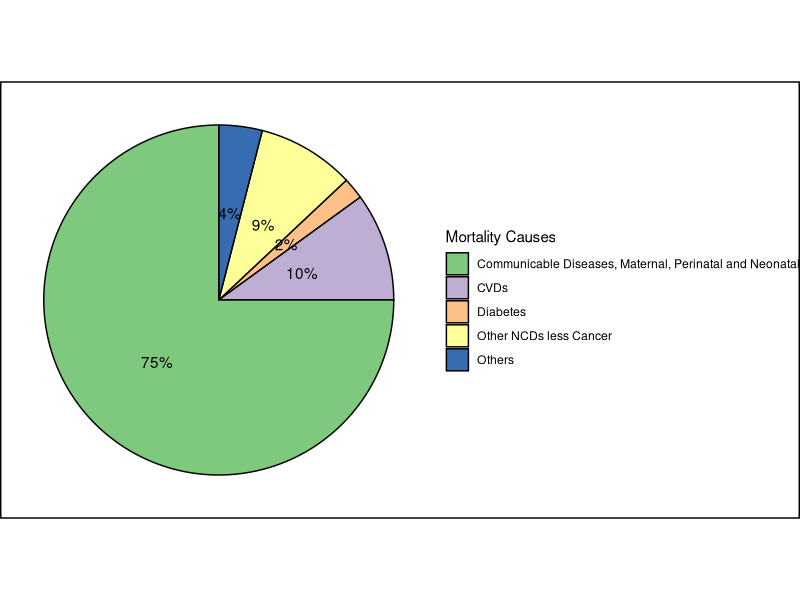
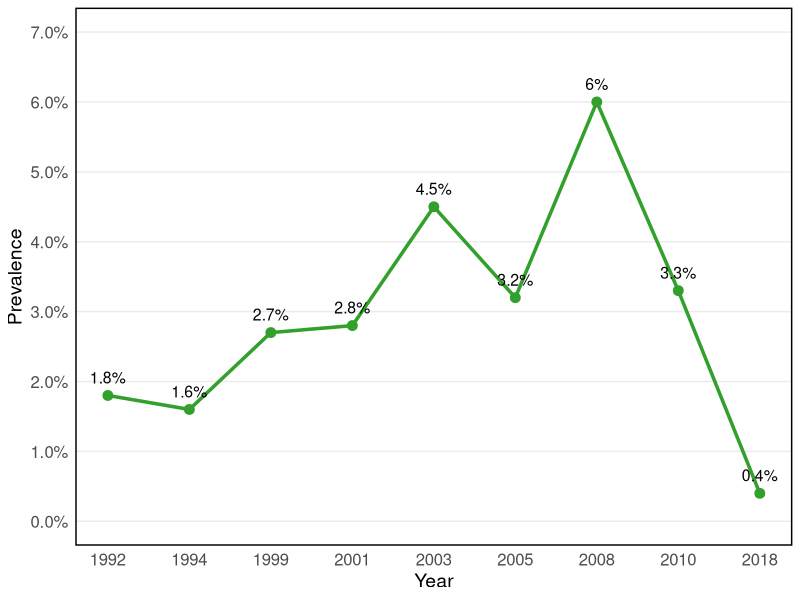
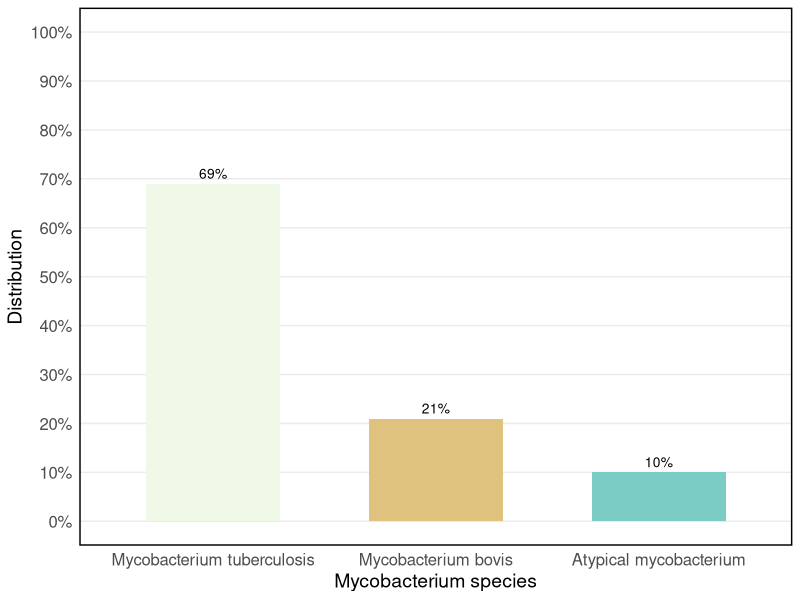
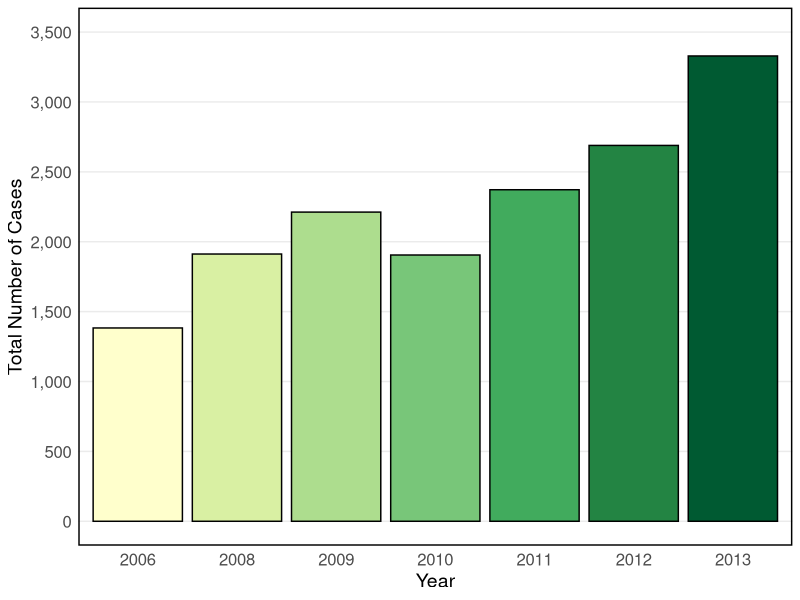
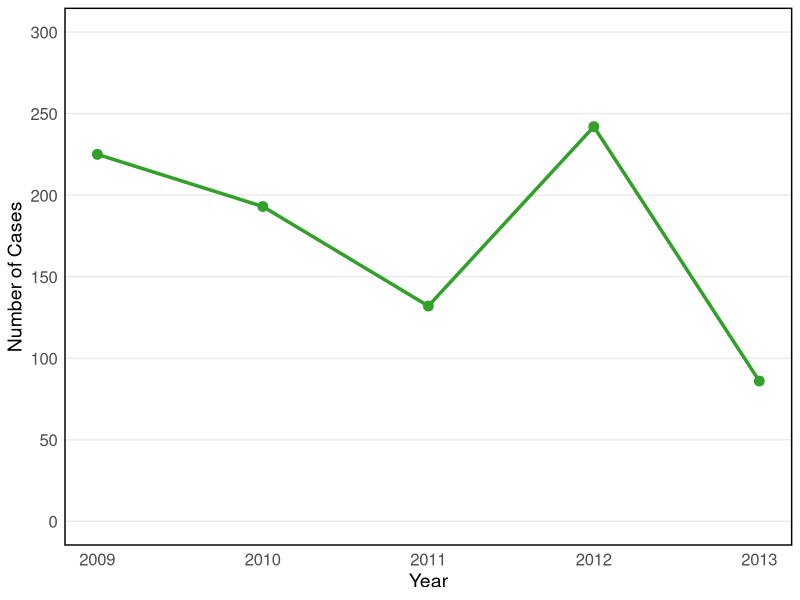
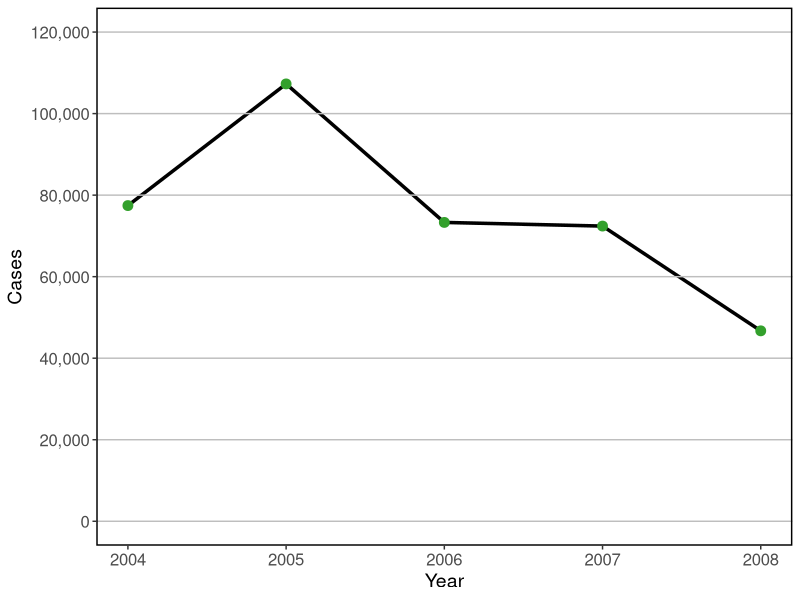
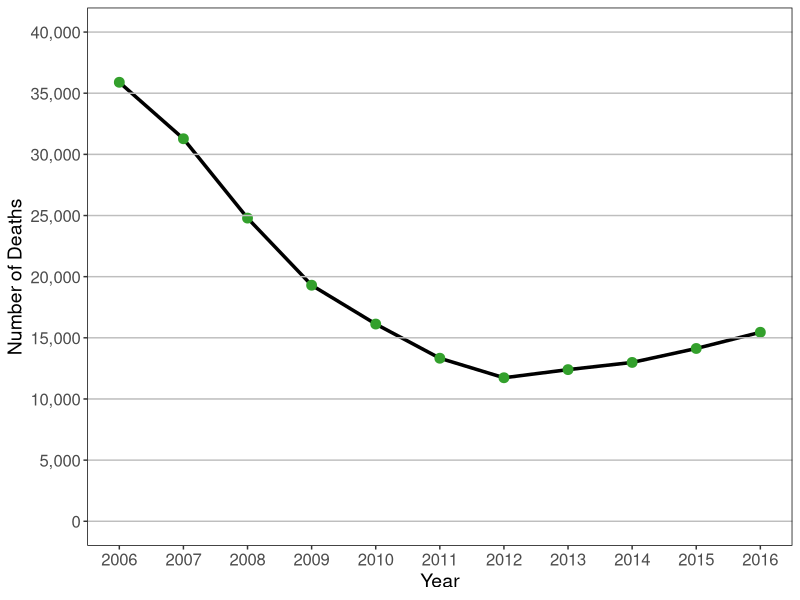
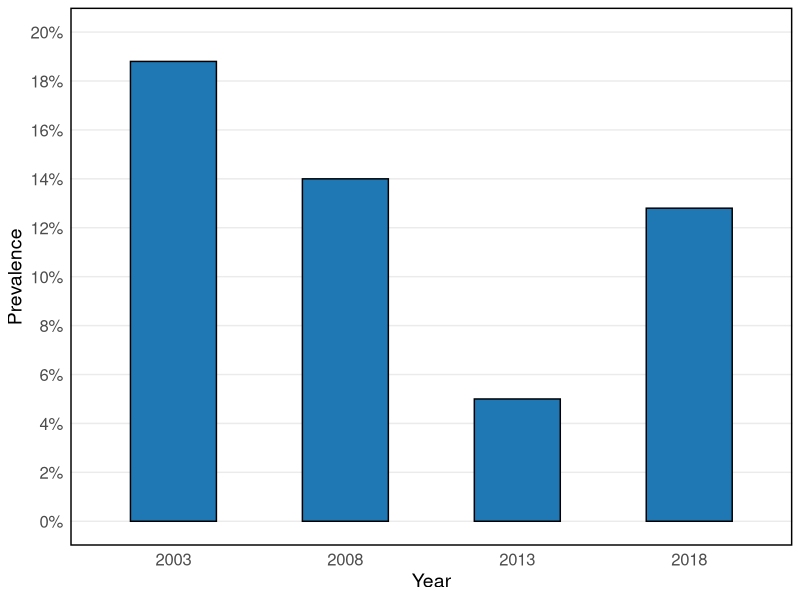

Write the R code that produced these figures, in order.

library(ggplot2)
library(stringr)
library(svglite)

#Fig 2
data <- data.frame(
  Label = c("Diabetes", "Other NCDs less Cancer", "CVDs", "Others", "Communicable Diseases, Maternal, Perinatal and Neonatal"),
  Prop_Mort = c(2, 9, 10, 4, 75)
)

colors <- c("#7fc97f", "#beaed4", "#fdc086", "#ffff99", "#386cb0")

# Create the pie chart
chart <- ggplot(data, aes(x = "", y = Prop_Mort, fill = Label)) +
  geom_bar(width = 1, stat = "identity", color = "black") +
  coord_polar(theta = "y") +
  geom_text(aes(label = paste0(Prop_Mort, "%")), position = position_stack(vjust = 0.5)) +
  scale_fill_manual(values = colors) +
  labs(x = NULL, y = NULL, fill = "Mortality Causes") +
  theme_void() +
  theme(plot.background = element_rect(color = "black", size = 1))
# Display the chart
print(chart)

ggsave("proportional-mortality-sokoto.svg", height=10, width=14, dpi = 300)
ggsave("proportional-mortality-sokoto.pdf", height=10, width=14, dpi = 300)


#Figure 3
# Create a data frame with the given data
data <- data.frame(
  Years = c("1992", "1994", "1999", "2001", "2003", "2005", "2008", "2010", "2018"),
  Prevalence = c(1.8, 1.6, 2.7, 2.8, 4.5, 3.2, 6, 3.3, 0.4)
)
# Create a numeric sequence for the x-axis
data$X <- seq_along(data$Years)

# Create the line chart with joined scattered points using ggplot2
ggplot(data, aes(x = X, y = Prevalence)) +
  geom_line(linewidth = 1.2, color = "#33a02c") +
  geom_point(size = 3, color = "#33a02c") +
  geom_text(aes(label = paste0(Prevalence, "%")), vjust = -1, size = 4) +  # Add labels with percentages
  scale_x_continuous(
    breaks = data$X,
    labels = data$Years
  ) +
  scale_y_continuous(breaks = seq(0, 7, 1), limits = c(0, 7), labels = function(x) sprintf("%.1f%%", x)) +
  labs(x = "Year", y = "Prevalence") +
  theme_minimal() +
  theme(plot.caption = element_text(hjust = 0.5, size = 14, face = "bold"), 
        axis.text.x = element_text(size = 12),  # Adjust x-axis text size
        axis.text.y = element_text(size = 12),
        axis.title.x = element_text(size = 14),  # Adjust x-axis label font size
        axis.title.y = element_text(size = 14)) +
  theme(panel.border = element_rect(color = "black", fill = NA, linewidth = 1),
        panel.grid.major.x = element_blank(),  # Remove vertical gridlines
        panel.grid.minor = element_blank()) 

ggsave("hiv-prevalence-sokoto.svg", height=10, width=14, dpi = 300)
ggsave("hiv-prevalence-sokoto.pdf", height=10, width=14, dpi = 300)

#fig 4
data <- data.frame(
  Label = c("Mycobacterium tuberculosis", "Mycobacterium bovis", "Atypical mycobacterium"),
  Prop_Mort = c(69, 21, 10)
)

data$Label <- factor(data$Label, levels = data$Label[order(-data$Prop_Mort)])

my_colors <- c("#f0f9e8", "#dfc27d", "#7bccc4")

ggplot(data, aes(x = Label, y = Prop_Mort, fill = Label)) +
  geom_bar(stat = "identity", linewidth = 0.01, width = 0.6, fill = my_colors, color = "black") +
  geom_text(aes(label = paste0(Prop_Mort, "%")), vjust = -0.5, color = "black", size = 3.5) +  # Add percentages at the top of the bars
  scale_y_continuous(breaks = seq(0, 100, 10), limits = c(0, 100), labels = function(x) paste0(x, "%")) +
  labs(x = "Mycobacterium species",
       y = "Distribution") +
  theme_minimal() +
  theme(plot.caption = element_text(hjust = 0.5, size = 14, face = "bold"),
        axis.text.x = element_text(size = 12, angle = 360, hjust = 0.5),  # Adjust x-axis text size
        axis.text.y = element_text(size = 12),
        axis.title.x = element_text(size = 14),  # Adjust x-axis label font size
        axis.title.y = element_text(size = 14),
        legend.position = "none",
        panel.border = element_rect(color = "black", fill = NA, linewidth = 1),
        panel.grid.major.x = element_blank(),
        panel.grid.minor = element_blank()) 


ggsave("mycobacterium-specie-distribution.svg", height=10, width=12, dpi = 300)
ggsave("mycobacterium-specie-distribution.pdf", height=10, width=12, dpi = 300)

# Figure 5
# Create the data frame
data <- data.frame(
  Year <- c(2006, 2008, 2009, 2010, 2011, 2012, 2013),
  Cases <- c(1383, 1912, 2212, 1905, 2372, 2689, 3329)
)

# Define colors
my_colors <- c("#FFFFCC", "#D9F0A3", "#ADDD8E", "#78C679", "#41AB5D", "#238443", "#005A32")

# Create the bar chart using ggplot2
ggplot(data, aes(x = factor(Year), y = Cases)) +
  geom_bar(stat = "identity", fill = my_colors, color = "black") +
  xlab("Year") +
  ylab("Total Number of Cases") +
  scale_y_continuous(breaks = seq(0, 3500, 500), limits = c(0, 3500), labels = scales::comma) +
  theme_minimal() +
  theme(plot.caption = element_text(hjust = 0.5, size = 14, face = "bold"),
        axis.text.x = element_text(size = 12),  # Adjust x-axis text size
        axis.text.y = element_text(size = 12),
        axis.title.x = element_text(size = 14),  # Adjust x-axis label font size
        axis.title.y = element_text(size = 14)) + # Center the caption
  theme(panel.border = element_rect(color = "black", fill = NA, linewidth = 1),
        panel.grid.major.x = element_blank(),  # Add horizontal gridlines
        panel.grid.minor = element_blank())

ggsave("tuberculosis-cases-sokoto.svg", height=10, width=14, dpi = 300)
ggsave("tuberculosis-cases-sokoto.pdf", height=10, width=14, dpi = 300)


#Figure 6
# Create the data frame
data <- data.frame(
  Year1 <- c(2009, 2010, 2011, 2012, 2013),
  Cases1 <- c(225, 193, 132, 242, 86)
)
# Create the line graph using ggplot2
ggplot(data, aes(x = Year1, y = Cases1)) +
  geom_line(linewidth = 1.2, color = "#33a02c") +
  geom_point(size = 3, color = "#33a02c") +
  xlab("Year") +
  ylab("Number of Cases") +
  scale_y_continuous(breaks = seq(0, 300, 50), limits = c(0, 300)) +
  theme_minimal() +
  theme(plot.caption = element_text(hjust = 0.5, size = 14, face = "bold"),
        axis.text.x = element_text(size = 12),  # Adjust x-axis text size
        axis.text.y = element_text(size = 12),
        axis.title.x = element_text(size = 14),  # Adjust x-axis label font size
        axis.title.y = element_text(size = 14))+
theme(panel.border = element_rect(color = "black", fill = NA, linewidth = 1),
      panel.grid.major.x = element_blank(),  # Add horizontal gridlines
      panel.grid.minor = element_blank())

ggsave("leprosy-cases-sokoto.svg", height=10, width=14, dpi = 300)
ggsave("leprosy-cases-sokoto.pdf", height=10, width=14, dpi = 300)

#Figure 7
# Create a data frame with the given data
year <- c(2004, 2005, 2006, 2007, 2008)
cases <- c(77439, 107281, 73308, 72410, 46714)
data <- data.frame(Year = year, Cases = cases)

# Plot the line graph with specified colors and sizes
ggplot(data, aes(x = Year, y = Cases)) +
  geom_line(color = "black", linewidth = 1.2) +
  geom_point(color = "#33a02c", size = 3) +
  labs(x = "Year", y = "Cases") +
  theme(panel.background = element_blank(),
        plot.background = element_blank(),
        plot.caption = element_text(hjust = 0.5, size = 14, face = "bold"),
        axis.text.x = element_text(size = 12),  # Adjust x-axis text size
        axis.text.y = element_text(size = 12),
        axis.title.x = element_text(size = 14),  # Adjust x-axis label font size
        axis.title.y = element_text(size = 14)) +
  scale_y_continuous(limits = c(0, 120000), breaks = seq(0, 120000, by = 20000), labels = scales::comma) +
  geom_hline(yintercept = seq(0, 120000, by = 20000), color = "grey") +  # Add horizontal line
  labs(x = "Year", y = "Cases") +
  theme() +
  theme(panel.border = element_rect(color = "black", fill = NA, linewidth = 1),
        panel.grid.major.x = element_blank(),  # Add horizontal gridlines
        panel.grid.minor = element_blank())

ggsave("malaria-cases-sokoto.svg", height=10, width=14, dpi = 300)
ggsave("malaria-cases-sokoto.pdf", height=10, width=14, dpi = 300)

#Figure8
data <- data.frame(Year = c(2006, 2007, 2008, 2009, 2010, 2011, 2012, 2013, 2014, 2015, 2016),
                   Deaths = c(35894, 31277, 24790, 19301, 16126, 13331, 11735, 12400, 12988, 14129, 15454))

# Create the line graph with adjusted scale, x-axis labels, and border line
ggplot(data, aes(x = Year, y = Deaths)) +
  geom_line(size = 1.2, color = "black") +  # Change the size and color of the line
  geom_point(color = "#33a02c", size = 3) +  # Change the color and size of the points
  labs(x = "Year",
       y = "Number of Deaths") +
  scale_y_continuous(breaks = seq(0, 40000, by = 5000),
                     limits = c(0, 40000),
                     labels = function(x) format(x, big.mark = ",", scientific = FALSE)) +
  geom_hline(yintercept = seq(0, 40000, by = 5000), color = "grey") +  # Add horizontal line
  scale_x_continuous(breaks = data$Year, labels = data$Year) +
  theme(panel.background = element_blank(), # Remove background
        plot.caption = element_text(hjust = 0.5, size = 14, face = "bold"),
        axis.text.x = element_text(size = 12),  # Adjust x-axis text size
        axis.text.y = element_text(size = 12),
        axis.title.x = element_text(size = 14),  # Adjust x-axis label font size
        axis.title.y = element_text(size = 14),
        panel.border = element_rect(color = "black", fill = NA))

ggsave("malaria-deaths-sokoto.svg", height=10, width=14, dpi = 300)
ggsave("malaria-deaths-sokoto.pdf", height=10, width=14, dpi = 300)

#Figure 9
# Data
data <- data.frame(
  Year = c(2003, 2008, 2013, 2018),
  Prevalence = c(18.8, 14, 5, 12.8)
)
# Plotting
ggplot(data, aes(x = as.factor(Year), y = Prevalence)) +
  geom_bar(stat = "identity", fill = "#1f78b4", color = "black", width = 0.5) +  # Adjust the width as desired
  scale_y_continuous(limits = c(0, 20), breaks = seq(0, 20, 2), labels = function(x) sprintf("%d%%", x)) +
  labs(x = "Year", y = "Prevalence") +
  theme_minimal() +
  theme(plot.caption = element_text(hjust = 0.5,size = 14, face = "bold"),
        axis.text.x = element_text(size = 12),  # Adjust x-axis text size
        axis.text.y = element_text(size = 12),
        axis.title.x = element_text(size = 14),  # Adjust x-axis label font size
        axis.title.y = element_text(size = 14)) +
  theme(panel.border = element_rect(color = "black", fill = NA, linewidth = 1),
        panel.grid.major.x = element_blank(),  # Add horizontal gridlines
        panel.grid.minor = element_blank())

ggsave("diarrhea-prevalence-children.svg", height=10, width=14, dpi = 300)
ggsave("diarrhea-prevalence-children.pdf", height=10, width=14, dpi = 300)


#figure 10
# Create a data frame with the provided data
data <- data.frame(
  Schistosomiasis = c("Urinary Schistosomiasis", "Others", "Intestinal Schistosomiasis"),
  Prevalence1 = c(60.8, 36.27, 2.93)
)

# Convert Schistosomiasis to a factor with levels in descending order of Prevalence1
data$Schistosomiasis <- factor(data$Schistosomiasis, levels = data$Schistosomiasis[order(-data$Prevalence1)])

# Define the custom colors
colors <- c("#fff7bc", "#fec44f", "#d95f0e")

# Plot the bar chart with custom colors
ggplot(data, aes(x = Schistosomiasis, y = Prevalence1)) +
  geom_bar(stat = "identity", width = 0.5, fill = colors, color = "black") +
  labs(x = "", y = "Prevalence") +
  scale_y_continuous(breaks = seq(0, 70, 10), limits = c(0, 70), labels = function(x) sprintf("%d%%", x)) +
  theme_minimal() +
  theme(plot.caption = element_text(hjust = 0.5, size = 14, face = "bold"))+
  theme(panel.border = element_rect(color = "black", fill = NA, linewidth = 1),
        axis.text.x = element_text(size = 12),  # Adjust x-axis text size
        axis.text.y = element_text(size = 12),
        axis.title.x = element_text(size = 14),  # Adjust x-axis label font size
        axis.title.y = element_text(size = 14),
        panel.grid.major.x = element_blank(),  # Add horizontal gridlines
        panel.grid.minor = element_blank())

ggsave("schistosomiasis-prevalence-children.svg", height=10, width=14, dpi = 300)
ggsave("schistosomiasis-prevalence-children.pdf", height=10, width=14, dpi = 300)

#figure 11
data <- data.frame(
  Label = c("Indirect causes", "Hemorrhage", "Hypertensive disorders", "Sepsis", "Abortion", "Other direct causes", "Embolism"),
  Prop_Mort = c(26, 25, 17, 11, 11, 8, 2)
)

data$Label <- factor(data$Label, levels = data$Label[order(-data$Prop_Mort)])

my_colors <- c("#eff3ff", "#c6dbef", "#9ecae1", "#6baed6", "#4292c6", "#2171b5", "#084594")

# Preprocess the labels and wrap them using str_wrap
data$Label <- str_wrap(data$Label, width = 10)

ggplot(data, aes(x = reorder(Label, -Prop_Mort), y = Prop_Mort, fill = Label)) +
  geom_bar(stat = "identity", linewidth = 0.5, fill = my_colors, color = "black") +
  geom_text(aes(label = paste0(Prop_Mort, "%")), vjust = -0.5, color = "black", size = 3.5) +
  scale_y_continuous(breaks = seq(0, 40, 10), limits = c(0, 40), labels = function(x) paste0(x, "%")) +
  labs(x = "Causes",
       y = "Proportional Mortality") +
  theme_minimal() +
  theme(plot.caption = element_text(hjust = 0.5, size = 14, face = "bold"),
        axis.text.x = element_text(size = 12, angle = 0, hjust = 0.5, vjust = 0.5),  # Adjust x-axis text size
        axis.text.y = element_text(size = 12),
        axis.title.x = element_text(size = 14),  # Adjust x-axis label font size
        axis.title.y = element_text(size = 14),
        legend.position = "none",
        panel.border = element_rect(color = "black", fill = NA, linewidth = 1),
        panel.grid.major.x = element_blank(),
        panel.grid.minor = element_blank())

ggsave("maternal-mortality-causes.svg", height=10, width=14, dpi = 300)
ggsave("maternal-mortality-causes.pdf", height=10, width=14, dpi = 300)

#fig 12
data <- data.frame(
  Years = c("2008", "2009", "2010", "2011", "2012", "2013"),
  Prevalence = c(4099, 4216, 5114, 5011, 5385, 5632)
)

data$X <- seq_along(data$Years)
# Create the line chart with joined scattered points using ggplot2
ggplot(data, aes(x = X, y = Prevalence)) +
  geom_line(linewidth = 1.2, color = "#33a02c") +
  geom_point(size = 3, color = "#33a02c") +
  scale_x_continuous(
    breaks = data$X,
    labels = data$Years
  ) +
  scale_y_continuous(breaks = seq(0, 6000, 1000), limits = c(0, 6000), labels = scales::comma) +
  labs(x = "Year", y = "Prevalence") +
  theme_minimal() +
  theme(plot.caption = element_text(hjust = 0.5, size = 14, face = "bold"),
        axis.text.x = element_text(size = 12),  # Adjust x-axis text size
        axis.text.y = element_text(size = 12),
        axis.title.x = element_text(size = 14),  # Adjust x-axis label font size
        axis.title.y = element_text(size = 14))+
  theme(panel.border = element_rect(color = "black", fill = NA, linewidth = 1),
        panel.grid.major.x = element_blank(),  # Remove vertical gridlines
        panel.grid.minor = element_blank())

ggsave("substance-abuse-prevalence-sokoto.svg", height=10, width=14, dpi = 300)
ggsave("substance-abuse-prevalence-sokoto.pdf", height=10, width=14, dpi = 300)
  
#fig 13
data <- data.frame(
  State = c("Lagos", "Oyo", "Gombe", "Imo", "Yobe", "Delta", "Adamawa", "Ogun", "Ondo", "Enugu", "Kano", "Bauchi", "Edo", "Rivers", "Bayelsa", "Osun", "Taraba", "Zamfara", "Kwara", "Ebonyi", "Kebbi", "Akwa Ibom", "Borno", "Katsina", "Ekiti",  "Nasarrawa", "Niger", "Abia", "Anambra", "Cross River", "Plateau", "FCT Abuja", "Kaduna", "Kogi", "Sokoto", "Benue", "Jigawa"),
  Prevalence = c(33, 23, 21.2, 18.1, 18, 18, 17, 17, 17, 16.3, 16, 16, 15, 15, 14, 14, 14, 13.5, 13, 12.8, 12.6, 12.5, 12, 12, 11.9, 11.8, 11.6, 11.3, 11.2, 11.2, 11, 10, 10, 9.2, 9, 8, 7)
)

# Reorder the levels of the "State" variable based on the "Prevalence" variable
data$State <- factor(data$State, levels = data$State[order(data$Prevalence)])

# Plotting
ggplot(data, aes(y = State, x = Prevalence)) +
  geom_bar(stat = "identity", color = "black", fill = ifelse(data$State == "Sokoto", "red", "blue"), width = 0.3) +
  geom_text(aes(label = paste0(Prevalence, "%")), hjust = -0.2, color = "black", size = 3.5) +
  scale_x_continuous(limits = c(0, 35), breaks = seq(0, 35, 5), labels = paste0(seq(0, 35, 5), "%")) +
  labs(x = "Prevalence", y = "State") +
  theme_minimal() +
  theme(plot.caption = element_text(hjust = 0.5, size = 14, face = "bold"),
        axis.text.x = element_text(size = 12),  # Adjust x-axis text size
        axis.text.y = element_text(size = 12),
        axis.title.x = element_text(size = 14),  # Adjust x-axis label font size
        axis.title.y = element_text(size = 14)) +
  theme(panel.border = element_blank(),
        panel.grid.major.y = element_blank(),
        panel.grid.major.x = element_blank(),
        panel.grid.minor = element_blank()) +
  geom_rect(aes(xmin = 0, xmax = 0.01, ymin = -Inf, ymax = Inf), fill = NA, color = "black")

ggsave("substance-abuse-prevalence_nigeria.svg", height=10, width=12, dpi = 300)
ggsave("substance-abuse-prevalence_nigeria.pdf", height=10, width=12, dpi = 300)

#fig 14
# Create a data frame with the provided information
data <- data.frame(
  Year = c(2010, 2011, 2012, 2013),
  Killed = c(81, 55, 235, 580),
  Injured = c(68, 33, 166, 200)
)

# Reshape the data to long format
data_long <- tidyr::pivot_longer(data, cols = c(Killed, Injured), names_to = "Category", values_to = "Count")

# Create the stacked bar chart
ggplot(data_long, aes(x = Year, y = Count, fill = Category)) +
  geom_bar(stat = "identity", linewidth = 0.5, color = "black") +
  labs(x = "Year", y = "Count", fill = "") +
  scale_fill_manual(values = c("#2c7fb8", "#de2d26")) +
  theme_minimal() +
  theme(legend.title = element_blank(),
        legend.position = c(0, 1), # Adjust the position of the legend
        legend.justification = c(0, 1), # Adjust the justification of the legend
        legend.box.margin = margin(10, 10, 10, 10)) + # Add margin to the legend box
  theme(panel.border = element_rect(color = "black", fill = NA, linewidth = 1),
        panel.grid.major.x = element_blank(),
        panel.grid.minor = element_blank(),
        axis.text.x = element_text(size = 12),  # Adjust x-axis text size
        axis.text.y = element_text(size = 12),
        axis.title.x = element_text(size = 14),  # Adjust x-axis label font size
        axis.title.y = element_text(size = 14))

ggsave("road-trafficaccidents.svg", height=10, width=14, dpi = 300)
ggsave("road-traffic-accidents.pdf", height=10, width=14, dpi = 300)
